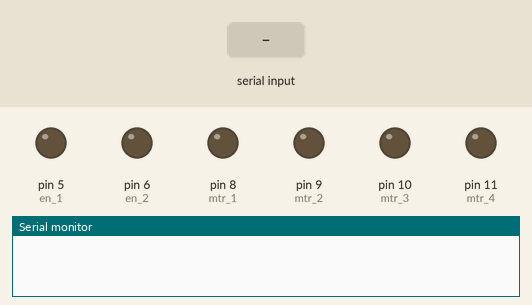
Recording of a sketch running on a simulated Arduino Uno, built with avr-gcc and run on an emulated ATmega328P. On the bench: output pins drawn as LEDs (lit = HIGH), the last lines printed to the serial monitor. The inputs (shaded band) are chosen by the test bench.

Above: at 1.2 s.
1.3 s: byte 70 ('F') received over Serial
At 1.7 s:
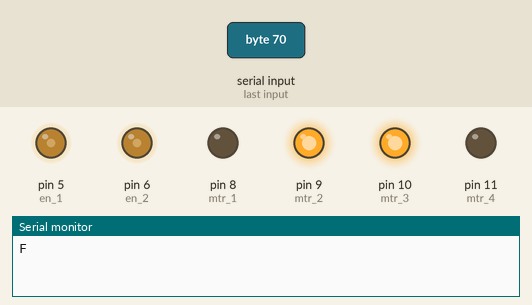
2.8 s: byte 66 ('B') received over Serial
At 4.0 s:
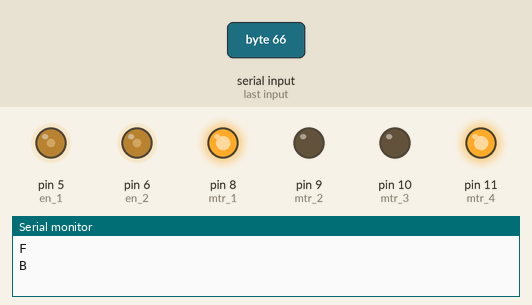
4.3 s: byte 83 ('S') received over Serial
At 5.2 s:
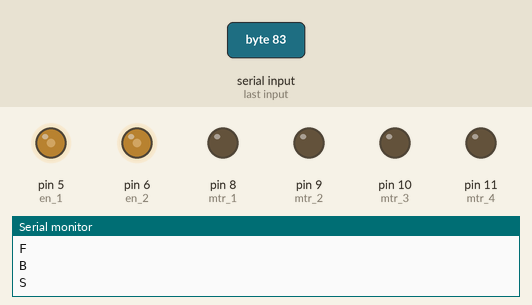
5.8 s: byte 73 ('I') received over Serial
At 6.3 s:
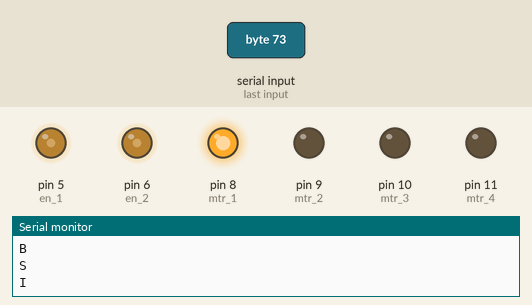
7.3 s: byte 71 ('G') received over Serial
At 8.5 s:
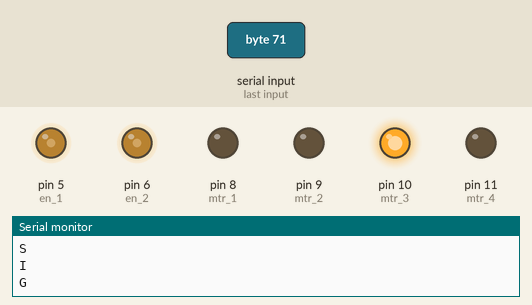
8.8 s: byte 74 ('J') received over Serial
At 9.8 s:
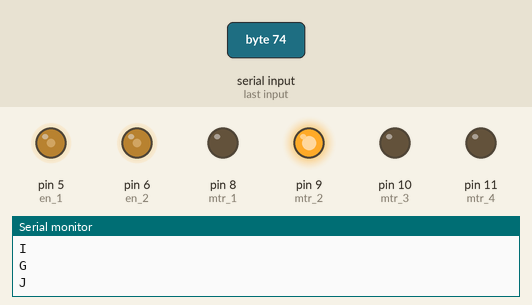
Timing chart, 0 to 11.3 s (numbered marks = the images above; inputs shaded):
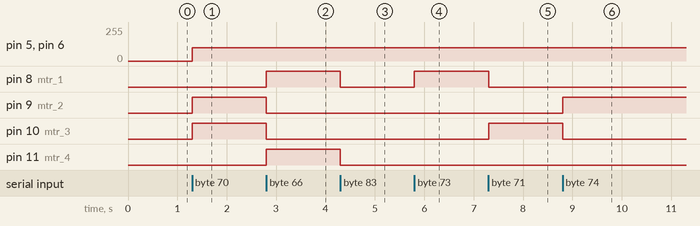

The sketch:

Test.ino
```cpp
int mtr_1 = 8;
int mtr_2 = 9;
int mtr_3 = 10;
int mtr_4 = 11;

int en_1 = 5;
int en_2 = 6;

int ini_speed = 100;
char state;


void setup() {
  // put your setup code here, to run once:
  pinMode(mtr_1, OUTPUT);
  pinMode(mtr_2, OUTPUT);
  pinMode(mtr_3, OUTPUT);
  pinMode(mtr_4, OUTPUT);

  pinMode(en_1, OUTPUT);
  pinMode(en_2, OUTPUT);

  Serial.begin(9600);

}

void loop() {
  if(Serial.available() > 0) {
    state = Serial.read();
    Serial.println(state);
  }

  if (state == '0'){
      ini_speed = 0;
  }
  else if (state == '1'){
      ini_speed = 25;
  }
  else if (state == '2'){
      ini_speed = 50;
  }
  else if (state == '3'){
      ini_speed = 75;
  }
  else if (state == '4'){
      ini_speed = 100;
  }
  else if (state == '5'){
      ini_speed = 125;
  }
  else if (state == '6'){
      ini_speed = 150;
  }
  else if (state == '7'){
      ini_speed = 175;
  }
  else if (state == '8'){
      ini_speed = 200;
  }
  else if (state == '9'){
      ini_speed = 255;
  }


  if (state == 'F') {
    forward();
  }
  else if (state == 'B') {
    backward();
  }
  else if (state == 'S') {
    Stop();
  }
  else if (state == 'I') {
    f_right();
  }
  else if (state == 'G') {
    f_left();
  }
  else if (state == 'J') {
    b_right();
  }
  else if (state == 'H') {
    b_left();
  }
  else if (state == 'R') {
    right();
  }
  else if (state == 'L') {
    left();
  }


}

void forward(){
  digitalWrite(mtr_1, LOW);
  digitalWrite(mtr_2, HIGH);

  digitalWrite(mtr_3, HIGH);
  digitalWrite(mtr_4, LOW);

  analogWrite(en_1, ini_speed);
  analogWrite(en_2, ini_speed);
}

void backward(){
  digitalWrite(mtr_1, HIGH);
  digitalWrite(mtr_2, LOW);

  digitalWrite(mtr_3, LOW);
  digitalWrite(mtr_4, HIGH);

  analogWrite(en_1, ini_speed);
  analogWrite(en_2, ini_speed);
}

void right(){
  digitalWrite(mtr_1, HIGH);
  digitalWrite(mtr_2, LOW);

  digitalWrite(mtr_3, LOW);
  digitalWrite(mtr_4, HIGH);

  analogWrite(en_1, ini_speed);
  analogWrite(en_2, ini_speed);
}

void left(){
  digitalWrite(mtr_1, LOW);
  digitalWrite(mtr_2, HIGH);

  digitalWrite(mtr_3, HIGH);
  digitalWrite(mtr_4, LOW);

  analogWrite(en_1, ini_speed);
  analogWrite(en_2, ini_speed);

}


void f_left(){
  digitalWrite(mtr_1, LOW);
  digitalWrite(mtr_2, LOW);

  digitalWrite(mtr_3, HIGH);
  digitalWrite(mtr_4, LOW);

  analogWrite(en_1, ini_speed);
  analogWrite(en_2, ini_speed);
}

void f_right(){
  digitalWrite(mtr_1, HIGH);
  digitalWrite(mtr_2, LOW);

  digitalWrite(mtr_3, LOW);
  digitalWrite(mtr_4, LOW);

  analogWrite(en_1, ini_speed);
  analogWrite(en_2, ini_speed);
}

void b_right(){
  digitalWrite(mtr_1, LOW);
  digitalWrite(mtr_2, HIGH);

  digitalWrite(mtr_3, LOW);
  digitalWrite(mtr_4, LOW);

  analogWrite(en_1, ini_speed);
  analogWrite(en_2, ini_speed);
}

void b_left(){
  digitalWrite(mtr_1, LOW);
  digitalWrite(mtr_2, LOW);

  digitalWrite(mtr_3, LOW);
  digitalWrite(mtr_4, HIGH);

  analogWrite(en_1, ini_speed);
  analogWrite(en_2, ini_speed);
}


void Stop(){
  digitalWrite(mtr_1, LOW);
  digitalWrite(mtr_2, LOW);

  digitalWrite(mtr_3, LOW);
  digitalWrite(mtr_4, LOW);
}
```

Measured:
- after the input at 1.3 s, pin 5 (en_1), pin 6 (en_2): 0/255 → 100/255 at once; pin 9 (mtr_2), pin 10 (mtr_3): LOW → HIGH at once
- after the input at 2.8 s, pin 8 (mtr_1), pin 11 (mtr_4): LOW → HIGH at once; pin 9 (mtr_2), pin 10 (mtr_3): HIGH → LOW at once
- after the input at 4.3 s, pin 8 (mtr_1), pin 11 (mtr_4): HIGH → LOW at once
- after the input at 5.8 s, pin 8 (mtr_1): LOW → HIGH at once
- after the input at 7.3 s, pin 8 (mtr_1): HIGH → LOW at once; pin 10 (mtr_3): LOW → HIGH at once
- after the input at 8.8 s, pin 9 (mtr_2): LOW → HIGH at once; pin 10 (mtr_3): HIGH → LOW at once
